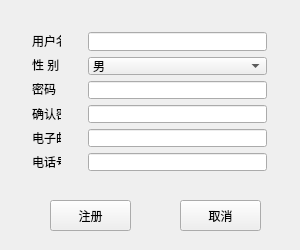
<?xml version="1.0" encoding="UTF-8"?>
<ui version="4.0">
 <class>RegistWindow</class>
 <widget class="QWidget" name="RegistWindow">
  <property name="geometry">
   <rect>
    <x>0</x>
    <y>0</y>
    <width>300</width>
    <height>250</height>
   </rect>
  </property>
  <property name="sizePolicy">
   <sizepolicy hsizetype="Fixed" vsizetype="Fixed">
    <horstretch>0</horstretch>
    <verstretch>0</verstretch>
   </sizepolicy>
  </property>
  <property name="minimumSize">
   <size>
    <width>300</width>
    <height>250</height>
   </size>
  </property>
  <property name="maximumSize">
   <size>
    <width>300</width>
    <height>250</height>
   </size>
  </property>
  <property name="windowTitle">
   <string>RegistWindow</string>
  </property>
  <widget class="QWidget" name="widget" native="true">
   <property name="geometry">
    <rect>
     <x>0</x>
     <y>0</y>
     <width>400</width>
     <height>300</height>
    </rect>
   </property>
   <property name="sizePolicy">
    <sizepolicy hsizetype="Fixed" vsizetype="Fixed">
     <horstretch>0</horstretch>
     <verstretch>0</verstretch>
    </sizepolicy>
   </property>
   <property name="minimumSize">
    <size>
     <width>400</width>
     <height>300</height>
    </size>
   </property>
   <property name="maximumSize">
    <size>
     <width>400</width>
     <height>300</height>
    </size>
   </property>
   <widget class="QPushButton" name="registBtn">
    <property name="geometry">
     <rect>
      <x>50</x>
      <y>200</y>
      <width>81</width>
      <height>31</height>
     </rect>
    </property>
    <property name="text">
     <string>注册</string>
    </property>
   </widget>
   <widget class="QPushButton" name="cancelBtn">
    <property name="geometry">
     <rect>
      <x>180</x>
      <y>200</y>
      <width>81</width>
      <height>31</height>
     </rect>
    </property>
    <property name="text">
     <string>取消</string>
    </property>
   </widget>
   <widget class="QWidget" name="">
    <property name="geometry">
     <rect>
      <x>21</x>
      <y>21</y>
      <width>51</width>
      <height>161</height>
     </rect>
    </property>
    <layout class="QVBoxLayout" name="verticalLayout">
     <item>
      <widget class="QLabel" name="usernameLabel">
       <property name="text">
        <string>用户名</string>
       </property>
      </widget>
     </item>
     <item>
      <widget class="QLabel" name="sexLabel">
       <property name="text">
        <string>性 别</string>
       </property>
      </widget>
     </item>
     <item>
      <widget class="QLabel" name="codeLabel">
       <property name="text">
        <string>密码</string>
       </property>
      </widget>
     </item>
     <item>
      <widget class="QLabel" name="comfirmcodeLabel">
       <property name="text">
        <string>确认密码</string>
       </property>
      </widget>
     </item>
     <item>
      <widget class="QLabel" name="emileLabel">
       <property name="text">
        <string>电子邮箱</string>
       </property>
      </widget>
     </item>
     <item>
      <widget class="QLabel" name="phoneLabel">
       <property name="text">
        <string>电话号码</string>
       </property>
      </widget>
     </item>
    </layout>
   </widget>
   <widget class="QWidget" name="">
    <property name="geometry">
     <rect>
      <x>77</x>
      <y>21</y>
      <width>201</width>
      <height>161</height>
     </rect>
    </property>
    <layout class="QVBoxLayout" name="verticalLayout_2">
     <item>
      <widget class="QLineEdit" name="usernameEdit"/>
     </item>
     <item>
      <widget class="QComboBox" name="sexComboBox">
       <item>
        <property name="text">
         <string>男</string>
        </property>
       </item>
       <item>
        <property name="text">
         <string>女</string>
        </property>
       </item>
      </widget>
     </item>
     <item>
      <widget class="QLineEdit" name="codeEdit">
       <property name="echoMode">
        <enum>QLineEdit::Password</enum>
       </property>
      </widget>
     </item>
     <item>
      <widget class="QLineEdit" name="comfirmcodeEdit">
       <property name="echoMode">
        <enum>QLineEdit::Password</enum>
       </property>
      </widget>
     </item>
     <item>
      <widget class="QLineEdit" name="emileEdit"/>
     </item>
     <item>
      <widget class="QLineEdit" name="phoneEdit"/>
     </item>
    </layout>
   </widget>
  </widget>
 </widget>
 <layoutdefault spacing="6" margin="11"/>
 <resources/>
 <connections/>
</ui>
